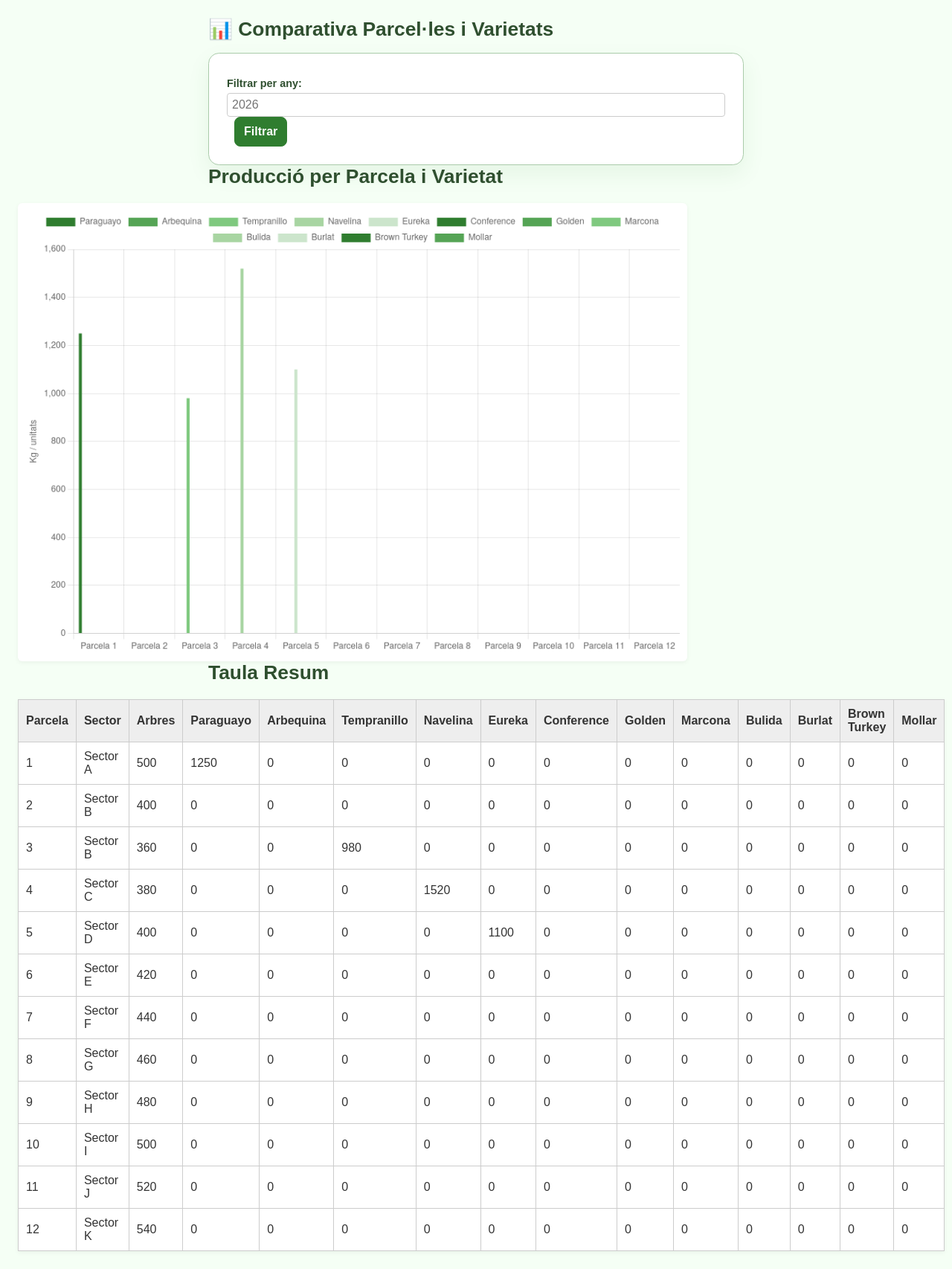
The app's page /PHP/comparativa_varietats.php with its own data.
### tables this page shows
CREATE TABLE `plantacio` (
  `id_plantacio` int(11) NOT NULL AUTO_INCREMENT,
  `id_sector` int(11) NOT NULL,
  `id_varietat` int(11) NOT NULL,
  `data_plantacio` date NOT NULL,
  `data_inici` date NOT NULL,
  `data_fi` date DEFAULT NULL,
  `marc_plantacio_files` decimal(5,2) DEFAULT NULL,
  `marc_plantacio_arbres` decimal(5,2) DEFAULT NULL,
  `num_arbres_total` int(11) DEFAULT NULL,
  `origen_material` varchar(255) DEFAULT NULL,
  `certificacions` varchar(255) DEFAULT NULL,
  `sistema_formacio` varchar(100) DEFAULT NULL,
  `inversio_inicial` decimal(12,2) DEFAULT NULL,
  `entrada_produccio_prevista` year(4) DEFAULT NULL,
  `sistema_reg` enum('Goteig','Aspersió','Fertirrigació','Altres') DEFAULT 'Goteig',
  `observacions` text DEFAULT NULL,
  PRIMARY KEY (`id_plantacio`),
  KEY `id_sector` (`id_sector`),
  KEY `id_varietat` (`id_varietat`),
  CONSTRAINT `plantacio_ibfk_1` FOREIGN KEY (`id_sector`) REFERENCES `sector` (`id_sector`),
  CONSTRAINT `plantacio_ibfk_2` FOREIGN KEY (`id_varietat`) REFERENCES `varietat` (`id_varietat`)
);

CREATE TABLE `sector` (
  `id_sector` int(11) NOT NULL AUTO_INCREMENT,
  `nom` varchar(255) DEFAULT NULL,
  `superficie` decimal(10,2) DEFAULT NULL,
  `geometria` geometry NOT NULL,
  `geometria_kml` longtext NOT NULL,
  `foto_url` varchar(255) DEFAULT NULL,
  `created_at` timestamp NULL DEFAULT current_timestamp(),
  `estat_productiu` enum('Repos','Plantat','Productiu','Reconvertit','Abandonat') DEFAULT 'Plantat',
  PRIMARY KEY (`id_sector`),
  SPATIAL KEY `geometria` (`geometria`)
);

### PHP/comparativa_varietats.php (the view, shortened to what this page needs)
<?php
$conn = new mysqli("localhost", "root", "", "web");
$conn->set_charset("utf8");
$year_filter = isset($_GET['any']) ? intval($_GET['any']) : null;
$where = $year_filter ? "WHERE YEAR(c.data_inici) = $year_filter" : "";
$sql = "
SELECT
    p.id_plantacio,
    s.nom AS sector_nom,
    v.nom_comu AS varietat_nom,
    p.num_arbres_total,
    IFNULL(SUM(c.quantitat_total),0) AS total_collita
FROM plantacio p
JOIN sector s ON p.id_sector = s.id_sector
JOIN varietat v ON p.id_varietat = v.id_varietat
LEFT JOIN collita c ON c.plantacio_id = p.id_plantacio
$where
GROUP BY p.id_plantacio, v.nom_comu, s.nom, p.num_arbres_total
ORDER BY s.nom, p.id_plantacio, v.nom_comu
";
$result = $conn->query($sql);
$parcelas = [];
$varietats = [];
while($row = $result->fetch_assoc()){
    $parcelas[$row['id_plantacio']] = [
        'sector' => $row['sector_nom'],
        'arboles' => $row['num_arbres_total']
    ];
    $varietats[$row['id_plantacio']][$row['varietat_nom']] = (float)$row['total_collita'];
}
$labels = [];
$colores = ["#2f7d2f","#55a455","#7fc97f","#a8d5a2","#cce5cc"];
$varietat_names = [];
foreach($varietats as $id_plantacio => $data){
    $labels[] = "Parcela $id_plantacio";
    foreach($data as $varietat => $total){
        if(!in_array($varietat, $varietat_names)) $varietat_names[] = $varietat;
    }
}
$datasets = [];
foreach($varietat_names as $index => $varietat){
    $data = [];
    foreach($varietats as $id_plantacio => $v_data){
        $data[] = isset($v_data[$varietat]) ? $v_data[$varietat] : 0;
    }
    $datasets[] = [
        "label" => $varietat,
        "data" => $data,
        "backgroundColor" => $colores[$index % count($colores)]
    ];
}
?>
<!DOCTYPE html>
<html lang="ca">
<head>
<link rel="stylesheet" href="../HTML/styles.css">
</head>
<body>
<h1>📊 Comparativa Parcel·les i Varietats</h1>
<form method="get">
    <label>Filtrar per any:</label>
    <input type="number" name="any" value="<?= $year_filter ?? '' ?>" placeholder="2026">
    <button>Filtrar</button>
</form>
<h2>Producció per Parcela i Varietat</h2>
<canvas id="graficaVarietats" style="max-width:900px;"></canvas>
<h2>Taula Resum</h2>
<table>
<tr>
    <th>Parcela</th>
    <th>Sector</th>
    <th>Arbres</th>
    <?php foreach($varietat_names as $v): ?>
    <th><?= htmlspecialchars($v) ?></th>
    <?php endforeach; ?>
</tr>
<?php foreach($varietats as $id_plantacio => $v_data): ?>
<tr>
    <td><?= $id_plantacio ?></td>
    <td><?= htmlspecialchars($parcelas[$id_plantacio]['sector']) ?></td>
    <td><?= $parcelas[$id_plantacio]['arboles'] ?></td>
    <?php foreach($varietat_names as $v): ?>
    <td><?= isset($v_data[$v]) ? $v_data[$v] : '0' ?></td>
    <?php endforeach; ?>
</tr>
<?php endforeach; ?>
</table>
<script>
const ctx = document.getElementById('graficaVarietats').getContext('2d');
const data = {
    labels: <?= json_encode($labels) ?>,
    datasets: <?= json_encode($datasets) ?>
};
new Chart(ctx,{
    type:'bar',
    data:data,
    options:{
        responsive:true,
        plugins:{legend:{position:'top'}},
        scales:{y:{beginAtZero:true,title:{display:true,text:'Kg / unitats'}}}
    }
});
</script>
</body>
</html>

### HTML/styles.css (style rules this page uses)
*, *::before, *::after { box-sizing: border-box; }
html, body { margin: 0; padding: 0; }
body { font-family: system-ui, -apple-system, BlinkMacSystemFont, "Segoe UI", sans-serif; background: #f0f4f0; color: #2f4f2f; }
body:not(.app-layout-body) { padding: 1.5rem; min-height: 100vh; background: #f5fff5; }
body:not(.app-layout-body) > h1, body:not(.app-layout-body) > h2 { max-width: 720px; margin: 0 auto 1rem; font-size: 1.65rem; color: #2f4f2f; }
body:not(.app-layout-body) > form { max-width: 720px; margin: 0 auto; background: #ffffff; padding: 1.5rem; border-radius: 0.9rem; border: 1px solid #aacbaa; box-shadow: 0 12px 30px rgba(47, 125, 47, 0.08); }
form { display: block; width: 100%; }
label { font-weight: 600; font-size: 0.9rem; color: #2f4f2f; display: block; margin-top: 0.5rem; margin-bottom: 0.15rem; }
input, textarea, select { width: 100%; padding: 0.5rem 0.6rem; border-radius: 0.5rem; border: 1px solid #aacbaa; font: inherit; color: inherit; background-color: #ffffff; }
button { font: inherit; }
form button { background: #2f7d2f; color: #ffffff; border: 1px solid #2f7d2f; padding: 0.6rem 0.75rem; border-radius: 0.5rem; cursor: pointer; font-weight: 600; transition: background 0.15s ease, border-color 0.15s ease; }

### PHP/comparativa_varietats.php (style rules this page uses)
body { font-family:Arial,sans-serif;padding:20px;background:#fdfdfd;color:#333 }
h1,h2 { color:#2f7d2f;margin-bottom:15px }
table { border-collapse:collapse;width:100%;margin-top:20px;background:#fff;box-shadow:0 2px 6px rgba(0,0,0,0.05) }
th,td { border:1px solid #ccc;padding:10px;text-align:left }
th { background:#eee }
canvas { margin-top:20px;background:#fff;padding:10px;border-radius:6px;box-shadow:0 2px 6px rgba(0,0,0,0.05) }
form { margin-bottom:20px }
select,input { padding:6px;margin-top:3px;border-radius:4px;border:1px solid #ccc }
button { padding:8px 14px;border:none;border-radius:6px;background:#2f7d2f;color:#fff;cursor:pointer;font-weight:bold;margin-left:10px }

### records on screen
plantacio: id_plantacio "1", id_sector.nom "Sector A", num_arbres_total "500", v "1250"
plantacio: id_plantacio "2", id_sector.nom "Sector B", num_arbres_total "400", v "0"
plantacio: id_plantacio "3", id_sector.nom "Sector B", num_arbres_total "360", v "980"
plantacio: id_plantacio "4", id_sector.nom "Sector C", num_arbres_total "380", v "1520"
plantacio: id_plantacio "5", id_sector.nom "Sector D", num_arbres_total "400", v "1100"
plantacio: id_plantacio "6", id_sector.nom "Sector E", num_arbres_total "420", v "0"
plantacio: id_plantacio "7", id_sector.nom "Sector F", num_arbres_total "440", v "0"
plantacio: id_plantacio "8", id_sector.nom "Sector G", num_arbres_total "460", v "0"
plantacio: id_plantacio "9", id_sector.nom "Sector H", num_arbres_total "480", v "0"
plantacio: id_plantacio "10", id_sector.nom "Sector I", num_arbres_total "500", v "0"
plantacio: id_plantacio "11", id_sector.nom "Sector J", num_arbres_total "520", v "0"
plantacio: id_plantacio "12", id_sector.nom "Sector K", num_arbres_total "540", v "0"

### other values on screen
$v "Paraguayo"
$v "Arbequina"
$v "Tempranillo"
$v "Navelina"
$v "Eureka"
$v "Conference"
$v "Golden"
$v "Marcona"
$v "Bulida"
$v "Burlat"
$v "Brown Turkey"
$v "Mollar"
